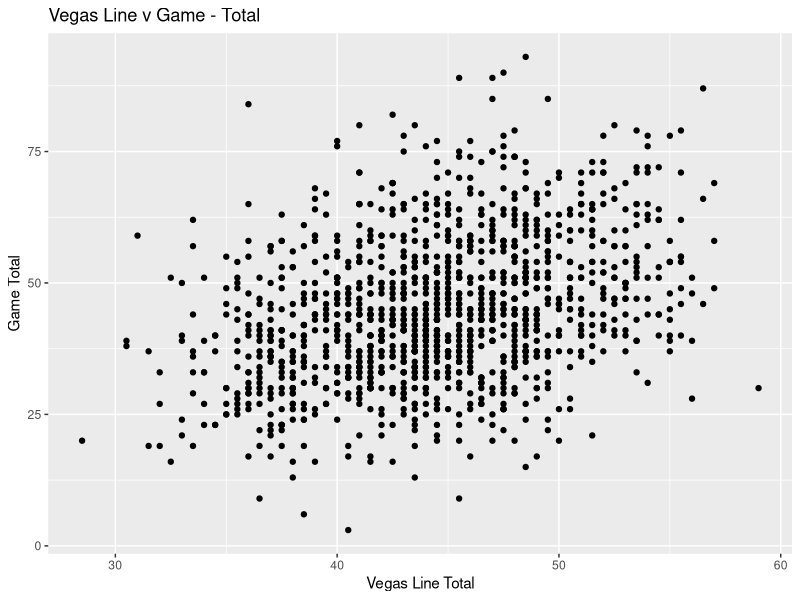

Here is the R script that generated this plot:
## ---- chunk 1
knitr::opts_chunk$set(echo = TRUE)
## ---- chunk 2
library(tidyverse)
library(readr)
library(ggplot2)
library(car)
## ---- chunk 3
NFLdata <- read_csv('data/NFL_Oddssharks_2020-2024_621_2_27_25_v2.csv')
## ---- chunk 4
NFLdata %>% mutate(sumscore = HomeScore + AwayScore) -> NFLdata
## ---- chunk 5
NFLdata[complete.cases(NFLdata), ] -> NFLdata
## ---- chunk 6
totals_mod1 <- lm(sumscore ~ Total, data = NFLdata)
summary(totals_mod1)
linearHypothesis(totals_mod1, c('(Intercept) = 0', 'Total = 1'))
## ---- chunk 7
ggplot(NFLdata, aes(Total, sumscore)) +
  geom_point() + xlab('Vegas Line Total') +
  ylab('Game Total') + ggtitle('Vegas Line v Game - Total')
## ---- chunk 8
##hard coding the hypothesis for Home and Away teams so dont have to type them out multiple times and saves space
mod2_hyp <- c('(Intercept) = 0', 'Total = 1', 'HomeTeamAtlanta = HomeTeamBaltimore', 'HomeTeamBaltimore = HomeTeamBuffalo', 'HomeTeamBuffalo = HomeTeamCarolina', 'HomeTeamCarolina = HomeTeamChicago', 'HomeTeamChicago = HomeTeamCincinnati', 'HomeTeamCincinnati = HomeTeamCleveland', 'HomeTeamCleveland = HomeTeamDallas', 'HomeTeamDallas = HomeTeamDenver', 'HomeTeamDenver = HomeTeamDetroit', 'HomeTeamDetroit = HomeTeamGreen Bay', 'HomeTeamGreen Bay = HomeTeamHouston', 'HomeTeamHouston = HomeTeamIndianapolis', 'HomeTeamIndianapolis = HomeTeamJacksonville', 'HomeTeamJacksonville = HomeTeamKansas City', 'HomeTeamKansas City = HomeTeamLA Chargers', 'HomeTeamLA Chargers = HomeTeamLA Rams', 'HomeTeamLA Rams = HomeTeamLas Vegas', 'HomeTeamLas Vegas = HomeTeamMiami', 'HomeTeamMiami = HomeTeamMinnesota', 'HomeTeamMinnesota = HomeTeamNew England', 'HomeTeamNew England = HomeTeamNew Orleans', 'HomeTeamNew Orleans = HomeTeamNY Giants', 'HomeTeamNY Giants = HomeTeamNY Jets', 'HomeTeamNY Jets = HomeTeamPhiladelphia', 'HomeTeamPhiladelphia = HomeTeamPittsburgh', 'HomeTeamPittsburgh = HomeTeamSan Francisco', 'HomeTeamSan Francisco = HomeTeamSeattle', 'HomeTeamSeattle = HomeTeamTampa Bay', 'HomeTeamTampa Bay = HomeTeamTennessee', 'HomeTeamTennessee = HomeTeamWashington')
## ---- chunk 9
mod3_hyp <- c('(Intercept) = 0', 'Total = 1', 'HomeTeamAtlanta = HomeTeamBaltimore', 'HomeTeamBaltimore = HomeTeamBuffalo', 'HomeTeamBuffalo = HomeTeamCarolina', 'HomeTeamCarolina = HomeTeamChicago', 'HomeTeamChicago = HomeTeamCincinnati', 'HomeTeamCincinnati = HomeTeamCleveland', 'HomeTeamCleveland = HomeTeamDallas', 'HomeTeamDallas = HomeTeamDenver', 'HomeTeamDenver = HomeTeamDetroit', 'HomeTeamDetroit = HomeTeamGreen Bay', 'HomeTeamGreen Bay = HomeTeamHouston', 'HomeTeamHouston = HomeTeamIndianapolis', 'HomeTeamIndianapolis = HomeTeamJacksonville', 'HomeTeamJacksonville = HomeTeamKansas City', 'HomeTeamKansas City = HomeTeamLA Chargers', 'HomeTeamLA Chargers = HomeTeamLA Rams', 'HomeTeamLA Rams = HomeTeamLas Vegas', 'HomeTeamLas Vegas = HomeTeamMiami', 'HomeTeamMiami = HomeTeamMinnesota', 'HomeTeamMinnesota = HomeTeamNew England', 'HomeTeamNew England = HomeTeamNew Orleans', 'HomeTeamNew Orleans = HomeTeamNY Giants', 'HomeTeamNY Giants = HomeTeamNY Jets', 'HomeTeamNY Jets = HomeTeamPhiladelphia', 'HomeTeamPhiladelphia = HomeTeamPittsburgh', 'HomeTeamPittsburgh = HomeTeamSan Francisco', 'HomeTeamSan Francisco = HomeTeamSeattle', 'HomeTeamSeattle = HomeTeamTampa Bay', 'HomeTeamTampa Bay = HomeTeamTennessee', 'HomeTeamTennessee = HomeTeamWashington', 'AwayTeamAtlanta = AwayTeamBaltimore', 'AwayTeamBaltimore = AwayTeamBuffalo', 'AwayTeamBuffalo = AwayTeamCarolina', 'AwayTeamCarolina = AwayTeamChicago', 'AwayTeamChicago = AwayTeamCincinnati', 'AwayTeamCincinnati = AwayTeamCleveland', 'AwayTeamCleveland = AwayTeamDallas', 'AwayTeamDallas = AwayTeamDenver', 'AwayTeamDenver = AwayTeamDetroit', 'AwayTeamDetroit = AwayTeamGreen Bay', 'AwayTeamGreen Bay = AwayTeamHouston', 'AwayTeamHouston = AwayTeamIndianapolis', 'AwayTeamIndianapolis = AwayTeamJacksonville', 'AwayTeamJacksonville = AwayTeamKansas City', 'AwayTeamKansas City = AwayTeamLA Chargers', 'AwayTeamLA Chargers = AwayTeamLA Rams', 'AwayTeamLA Rams = AwayTeamLas Vegas', 'AwayTeamLas Vegas = AwayTeamMiami', 'AwayTeamMiami = AwayTeamMinnesota', 'AwayTeamMinnesota = AwayTeamNew England', 'AwayTeamNew England = AwayTeamNew Orleans', 'AwayTeamNew Orleans = AwayTeamNY Giants', 'AwayTeamNY Giants = AwayTeamNY Jets', 'AwayTeamNY Jets = AwayTeamPhiladelphia', 'AwayTeamPhiladelphia = AwayTeamPittsburgh', 'AwayTeamPittsburgh = AwayTeamSan Francisco', 'AwayTeamSan Francisco = AwayTeamSeattle', 'AwayTeamSeattle = AwayTeamTampa Bay', 'AwayTeamTampa Bay = AwayTeamTennessee', 'AwayTeamTennessee = AwayTeamWashington')
## ---- chunk 10
totals_mod2 <- lm(sumscore ~ Total + HomeTeam, data = NFLdata)
summary(totals_mod2)
linearHypothesis(totals_mod2, mod2_hyp)
## ---- chunk 11
totals_mod3 <- lm(sumscore ~ Total + HomeTeam + AwayTeam, data = NFLdata)
summary(totals_mod3)
#testing if all home and away teams have same coefficients/effect as well as intercept being
linearHypothesis(totals_mod3, mod3_hyp)
## ---- chunk 12
anova(totals_mod2, totals_mod3)
anova(totals_mod1, totals_mod2)
anova(totals_mod1, totals_mod3)
## ---- chunk 13
##testing for multicolinearity within our 3 models
vif(totals_mod2)
vif(totals_mod3)
## ---- chunk 14
summary(NFLdata$Total)
## ---- chunk 15
NFLdata %>% count(OU) -> count_ou
count_ou
count_ou$n[3] / sum(count_ou$n)
## ---- chunk 16
NFLdata %>% filter(Total < 41) -> NFLq1
NFLq1 %>% count(OU) -> count_ou
count_ou
count_ou$n[3] / sum(count_ou$n)
## ---- chunk 17
NFLdata %>% filter(Total > 48) -> NFLq3
NFLq3 %>% count(OU) -> count_ou
count_ou
count_ou$n[3] / sum(count_ou$n)
